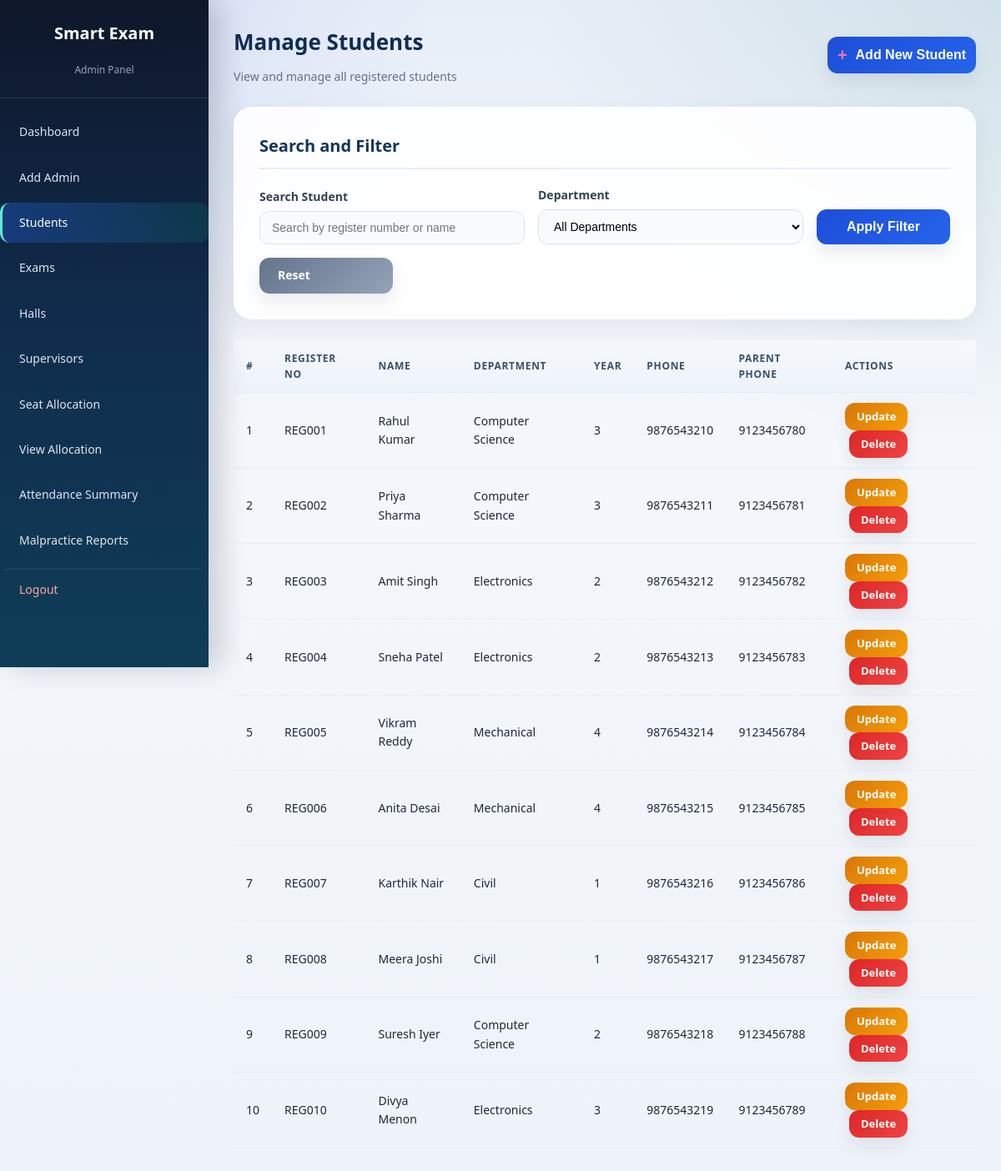
Screenshot of /manage_students.php (signed in) with the database file from the repository.
### tables this page shows
CREATE TABLE IF NOT EXISTS students (
    id INT AUTO_INCREMENT PRIMARY KEY,
    register_no VARCHAR(20) NOT NULL UNIQUE,
    name VARCHAR(100) NOT NULL,
    department VARCHAR(50) NOT NULL,
    year INT NOT NULL,
    phone VARCHAR(20) DEFAULT '',
    parent_phone VARCHAR(20) DEFAULT '',
    password VARCHAR(255) NOT NULL
);

### manage_students.php (the view, shortened to what this page needs)
<?php
include('../db/config.php');
$edit_student = null;
$search_term = trim($_GET['search'] ?? '');
$student_query = "SELECT * FROM students WHERE 1 = 1";
$student_query .= " ORDER BY register_no ASC";
$student_stmt = $conn->prepare($student_query);
if ($student_stmt) {
    $student_stmt->execute();
    $result = $student_stmt->get_result();
} else {
    $result = false;
    $message = "Error loading students: " . $conn->error;
    $msg_type = "error";
}
?>
<!DOCTYPE html>
<html lang="en">
<head>
    <link rel="stylesheet" href="../css/style.css">
</head>
<body>
    <div class="page-wrapper">
        <div class="sidebar">
            <div class="sidebar-header">
                <h3>Smart Exam</h3>
                <p>Admin Panel</p>
            </div>
            <ul class="sidebar-nav">
                <li><a href="dashboard.php">Dashboard</a></li>
                <li><a href="add_admin.php">Add Admin</a></li>
                <li><a href="manage_students.php" class="active">Students</a></li>
                <li><a href="manage_exams.php">Exams</a></li>
                <li><a href="manage_halls.php">Halls</a></li>
                <li><a href="manage_supervisors.php">Supervisors</a></li>
                <li><a href="allocate_seat.php">Seat Allocation</a></li>
                <li><a href="view_allocation.php">View Allocation</a></li>
                <li><a href="view_attendance_summary.php">Attendance Summary</a></li>
                <li><a href="view_malpractice_summary.php">Malpractice Reports</a></li>
                <li><a href="logout.php" class="logout-link">Logout</a></li>
            </ul>
        </div>
        <div class="main-content">
            <div class="page-header">
                <div class="page-title-info">
                    <h1>Manage Students</h1>
                    <p>View and manage all registered students</p>
                </div>
                <button id="toggle-student-form" class="btn btn-primary btn-add" aria-expanded="false" aria-controls="student-form-panel">
                    <span class="toggle-plus">+</span> <span class="toggle-text"><?php echo $edit_student ? 'Update Student' : 'Add New Student'; ?></span>
                </button>
            </div>
            <div class="content-box">
                <h2>Search and Filter</h2>
                <form method="get" action="manage_students.php" class="summary-filter-form">
                    <div class="form-group">
                        <label for="search">Search Student</label>
                        <input type="text" name="search" id="search" placeholder="Search by register number or name" value="<?php echo htmlspecialchars($search_term); ?>">
                    </div>
                    <div class="form-group">
                        <label for="department_filter">Department</label>
                        <select name="department_filter" id="department_filter">
                            <option value="">All Departments</option>
                        </select>
                    </div>
                    <button type="submit" class="btn btn-primary">Apply Filter</button>
                    <a href="manage_students.php" class="btn btn-secondary">Reset</a>
                </form>
            </div>
            <?php if ($result && $result->num_rows > 0): ?>
                <table class="data-table">
                    <thead>
                        <tr>
                            <th>#</th>
                            <th>Register No</th>
                            <th>Name</th>
                            <th>Department</th>
                            <th>Year</th>
                            <th>Phone</th>
                            <th>Parent Phone</th>
                            <th>Actions</th>
                        </tr>
                    </thead>
                    <tbody>
                        <?php
                        $count = 1;
                        while ($row = $result->fetch_assoc()):
                        ?>
                        <tr>
                            <td><?php echo $count++; ?></td>
                            <td><?php echo htmlspecialchars($row['register_no']); ?></td>
                            <td><?php echo htmlspecialchars($row['name']); ?></td>
                            <td><?php echo htmlspecialchars($row['department']); ?></td>
                            <td><?php echo $row['year']; ?></td>
                            <td><?php echo isset($row['phone']) ? htmlspecialchars($row['phone']) : ''; ?></td>
                            <td><?php echo isset($row['parent_phone']) ? htmlspecialchars($row['parent_phone']) : ''; ?></td>
                            <td>
                                <a href="manage_students.php?edit=<?php echo $row['id']; ?>" class="btn btn-warning btn-small">Update</a>
                                <a href="manage_students.php?delete=<?php echo $row['id']; ?>"
                                   class="btn btn-danger btn-small"
                                   style="margin-left:5px;"
                                   onclick="return confirmDelete('student')">Delete</a>
                            </td>
                        </tr>
                        <?php endwhile; ?>
                    </tbody>
                </table>
                <?php else: ?>
                    <div class="alert alert-info">No students found for the selected search or department filter.</div>
                <?php endif; ?>
            </div>
        </div>
</body>
</html>

### rows the page displays
students: register_no "REG001", name "Rahul Kumar", department "Computer Science", year "3", phone "9876543210", parent_phone "9123456780"
students: register_no "REG002", name "Priya Sharma", department "Computer Science", year "3", phone "9876543211", parent_phone "9123456781"
students: register_no "REG003", name "Amit Singh", department "Electronics", year "2", phone "9876543212", parent_phone "9123456782"
students: register_no "REG004", name "Sneha Patel", department "Electronics", year "2", phone "9876543213", parent_phone "9123456783"
students: register_no "REG005", name "Vikram Reddy", department "Mechanical", year "4", phone "9876543214", parent_phone "9123456784"
students: register_no "REG006", name "Anita Desai", department "Mechanical", year "4", phone "9876543215", parent_phone "9123456785"
students: register_no "REG007", name "Karthik Nair", department "Civil", year "1", phone "9876543216", parent_phone "9123456786"
students: register_no "REG008", name "Meera Joshi", department "Civil", year "1", phone "9876543217", parent_phone "9123456787"
students: register_no "REG009", name "Suresh Iyer", department "Computer Science", year "2", phone "9876543218", parent_phone "9123456788"
students: register_no "REG010", name "Divya Menon", department "Electronics", year "3", phone "9876543219", parent_phone "9123456789"
